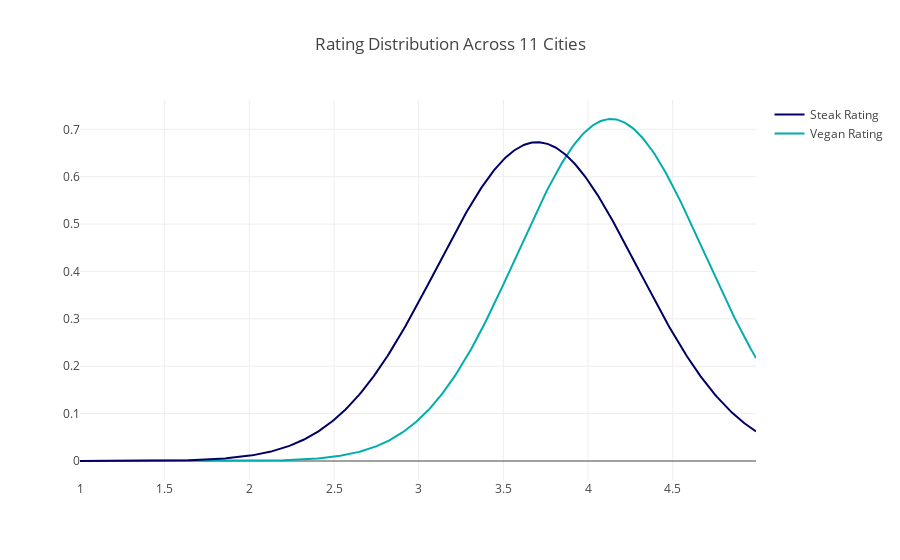

Notebook code for this chart:
### Code cell
tot3 = df[df['category']=='vegan']['rating']  
tot4 = df[df['category']=='steak']['rating']  

# Group data together
hist_data = [tot3, tot4]

group_labels = ['Vegan Rating', 'Steak Rating']

colors = ['rgb(0, 172, 173)', 'rgb(0, 00, 100)']
# Create distplot with custom bin_size
tot_fig2 = ff.create_distplot(hist_data, group_labels, bin_size=.2, colors=colors,show_hist=False, curve_type='normal', show_rug=False)

tot_fig2['layout'].update(title='Rating Distribution Across 11 Cities')
# Plot!
plotly.offline.iplot(tot_fig2, filename='Distplot with Multiple Datasets')

### Figure 1 — Plotly figure (JSON) as saved in the notebook; plotly's stock layout.template omitted (floating-point values rounded to 4 significant figures; data arrays with more than 128 entries replaced by an {"elided": "..."} marker saying what was removed)
{"data": [{"legendgroup": "Vegan Rating", "marker": {"color": "rgb(0, 172, 173)"}, "mode": "lines", "name": "Vegan Rating", "showlegend": true, "type": "scatter", "uid": "fd623568-3136-11e9-a3f8-8c859007c3ad", "x": {"elided": "500 float values"}, "xaxis": "x", "y": {"elided": "500 float values"}, "yaxis": "y"}, {"legendgroup": "Steak Rating", "marker": {"color": "rgb(0, 00, 100)"}, "mode": "lines", "name": "Steak Rating", "showlegend": true, "type": "scatter", "uid": "fd6236c6-3136-11e9-993e-8c859007c3ad", "x": {"elided": "500 float values"}, "xaxis": "x", "y": {"elided": "500 float values"}, "yaxis": "y"}], "layout": {"barmode": "overlay", "hovermode": "closest", "legend": {"traceorder": "reversed"}, "title": "Rating Distribution Across 11 Cities", "xaxis": {"anchor": "y2", "domain": [0, 1], "zeroline": false}, "yaxis": {"anchor": "free", "domain": [0, 1], "position": 0}}}
